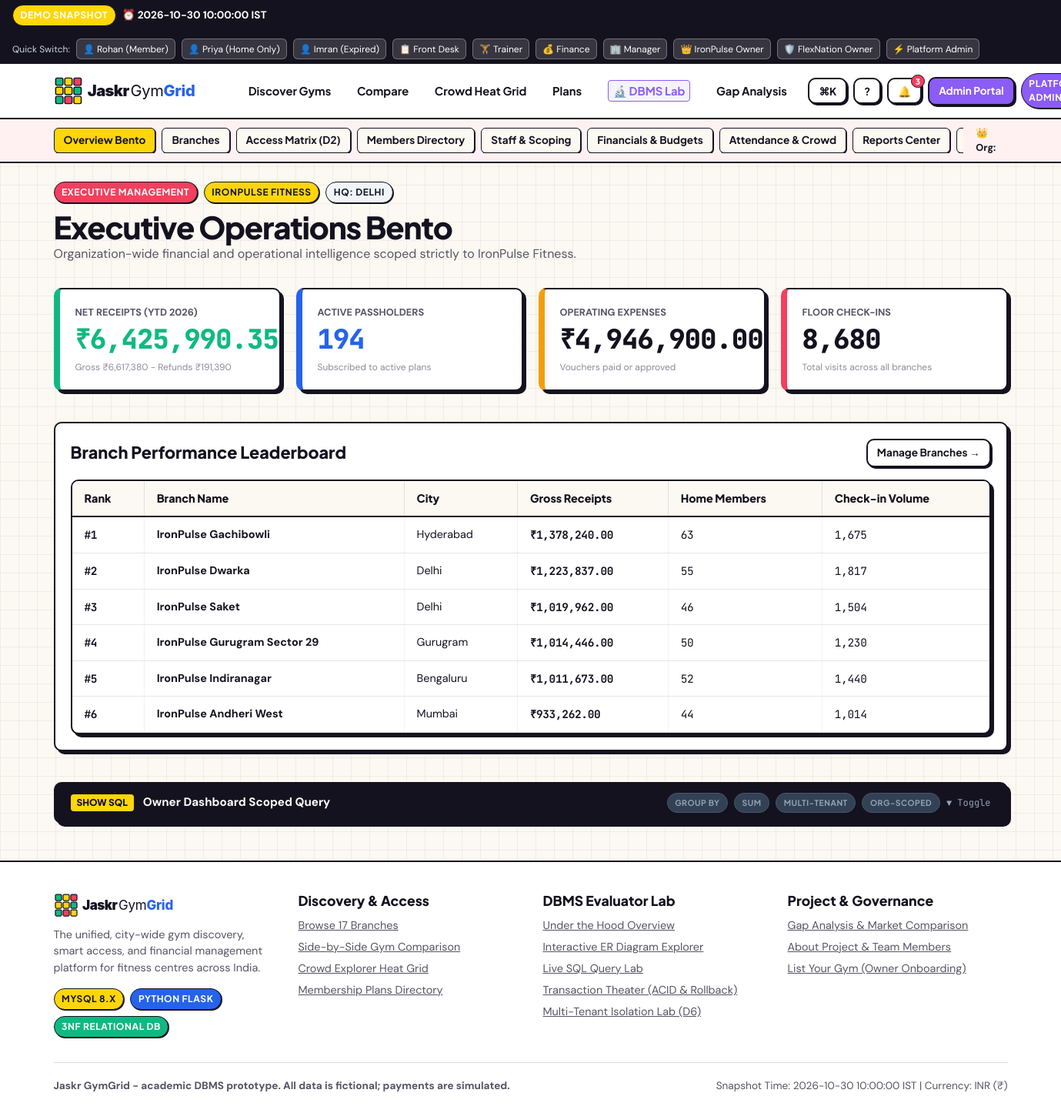
The page /owner/dashboard (signed in) on the database its author committed.
### tables this page shows
CREATE TABLE organizations (
        organization_id INTEGER PRIMARY KEY AUTOINCREMENT,
        name TEXT NOT NULL,
        contact_email TEXT NOT NULL,
        status TEXT NOT NULL DEFAULT 'active',
        brand_type TEXT NOT NULL DEFAULT 'independent',
        headquarters_city TEXT NOT NULL,
        created_at TEXT NOT NULL
    );

CREATE TABLE branches (
        branch_id INTEGER PRIMARY KEY AUTOINCREMENT,
        organization_id INTEGER NOT NULL,
        name TEXT NOT NULL,
        address TEXT NOT NULL,
        city TEXT NOT NULL,
        state TEXT NOT NULL,
        pincode TEXT NOT NULL,
        latitude REAL NOT NULL,
        longitude REAL NOT NULL,
        phone TEXT NOT NULL,
        description TEXT NOT NULL,
        capacity INTEGER NOT NULL,
        FOREIGN KEY (organization_id) REFERENCES organizations(organization_id)
    );

### app/owner.py (the view)
@owner_bp.route("/dashboard")
@login_required
@roles_required("owner", "admin")
def dashboard():
    org = get_owner_org()
    org_id = org["organization_id"]
    kpi = query_one(
        "SELECT "
        "  COALESCE(SUM(CASE WHEN p.payment_status = 'successful' THEN p.amount ELSE 0 END), 0.0) AS gross_receipts, "
        "  COALESCE(SUM(CASE WHEN r.status = 'completed' THEN r.refund_amount ELSE 0 END), 0.0) AS completed_refunds, "
        "  (COALESCE(SUM(CASE WHEN p.payment_status = 'successful' THEN p.amount ELSE 0 END), 0.0) - "
        "   COALESCE(SUM(CASE WHEN r.status = 'completed' THEN r.refund_amount ELSE 0 END), 0.0)) AS net_receipts "
        "FROM branches b "
        "LEFT JOIN payments p ON b.branch_id = p.branch_id "
        "LEFT JOIN refunds r ON p.payment_id = r.payment_id "
        "WHERE b.organization_id = %s;", (org_id,)
    )
    total_expenses = query_one(
        "SELECT COALESCE(SUM(amount), 0.0) AS total_exp "
        "FROM expenses e JOIN branches b ON e.branch_id = b.branch_id "
        "WHERE b.organization_id = %s AND e.status IN ('paid', 'approved');", (org_id,)
    )["total_exp"]
    active_members = query_one(
        "SELECT COUNT(DISTINCT ms.member_id) AS c "
        "FROM memberships ms "
        "JOIN membership_plans p ON ms.plan_id = p.plan_id "
        "WHERE p.organization_id = %s AND ms.status = 'active';", (org_id,)
    )["c"]
    total_checkins = query_one(
        "SELECT COUNT(*) AS c "
        "FROM attendance a "
        "JOIN branches b ON a.branch_id = b.branch_id "
        "WHERE b.organization_id = %s;", (org_id,)
    )["c"]
    leaderboard = query_all(
        "SELECT b.branch_id, b.name, b.city, "
        "  COALESCE(SUM(CASE WHEN p.payment_status = 'successful' THEN p.amount ELSE 0 END), 0.0) AS gross, "
        "  (SELECT COUNT(*) FROM members m WHERE m.home_branch_id = b.branch_id) AS home_members, "
        "  (SELECT COUNT(*) FROM attendance a WHERE a.branch_id = b.branch_id) AS checkins "
        "FROM branches b "
        "LEFT JOIN payments p ON b.branch_id = p.branch_id "
        "WHERE b.organization_id = %s "
        "GROUP BY b.branch_id, b.name, b.city "
        "ORDER BY gross DESC;", (org_id,)
    )
    return render_template("owner/dashboard.html",
                           org=org,
                           kpi=kpi,
                           total_expenses=total_expenses,
                           active_members=active_members,
                           total_checkins=total_checkins,
                           leaderboard=leaderboard,
                           portal_context="owner",
                           active_tab="dashboard")

### app/auth.py (called while the page is built)
def get_current_user():
    if "user_id" not in session:
        return None
    return {
        "user_id": session.get("user_id"),
        "email": session.get("email"),
        "role": session.get("role"),
        "full_name": session.get("full_name", "User"),
        "member_id": session.get("member_id"),
        "home_branch_id": session.get("home_branch_id"),
        "staff_id": session.get("staff_id"),
        "job_role": session.get("job_role"),
        "organization_id": session.get("organization_id"),
        "branch_id": session.get("branch_id"),
        "organization_name": session.get("organization_name")
    }

def login_required(f):
    @wraps(f)
    def decorated_function(*args, **kwargs):
        if "user_id" not in session:
            flash("Please sign in to access this page.", "warning")
            return redirect(url_for("auth.login", next=request.url))
        return f(*args, **kwargs)
    return decorated_function

def roles_required(*allowed_roles):
    def decorator(f):
        @wraps(f)
        def decorated_function(*args, **kwargs):
            if "user_id" not in session:
                return redirect(url_for("auth.login", next=request.url))
            curr_role = session.get("role")
            if curr_role not in allowed_roles:
                return render_template("errors/403.html",
                                       reason=f"Role '{curr_role}' is not authorized. Required: {', '.join(allowed_roles)}.",
                                       user=get_current_user()), 403
            return f(*args, **kwargs)
        return decorated_function
    return decorator

### app/config.py (called while the page is built)
    @classmethod
    def get_app_today(cls):
        if cls.DEMO_MODE:
            return dt.datetime.strptime(cls.APP_TODAY_STR, "%Y-%m-%d").date()
        return dt.date.today()

    @classmethod
    def get_app_now(cls):
        if cls.DEMO_MODE:
            return dt.datetime.strptime(cls.APP_NOW_STR, "%Y-%m-%d %H:%M:%S")
        return dt.datetime.now()

### app/database.py (called while the page is built)
def is_mysql():
    return _is_mysql_active

def query_all(sql, params=(), role="admin"):
    return execute_query(sql, params, role=role, fetch="all")

def query_one(sql, params=(), role="admin"):
    return execute_query(sql, params, role=role, fetch="one")

### app/owner.py (called while the page is built)
def get_owner_org():
    user = get_current_user()
    org_id = user.get("organization_id")
    if not org_id:
        org_id = 1
    org = query_one("SELECT * FROM organizations WHERE organization_id = %s;", (org_id,))
    return org

### templates/owner/dashboard.html (shortened to what this page needs)
{% extends "base.html" %}
{% import "components/show_sql_drawer.html" as sql_comp %}
{% block content %}
<div class="container">
  <div style="margin-bottom: 2rem;">
    <div style="display: flex; gap: 0.5rem; align-items: center; margin-bottom: 0.5rem;">
      <span class="badge badge-coral">Executive Management</span>
      <span class="badge badge-yellow">{{ org.name }}</span>
      <span class="badge" style="background: #F1F5F9;">HQ: {{ org.headquarters_city }}</span>
    </div>
    <h1>Executive Operations Bento</h1>
    <p style="color: var(--ink-muted);">Organization-wide financial and operational intelligence scoped strictly to {{ org.name }}.</p>
  </div>
  <div class="bento-grid" style="margin-bottom: 2.5rem;">
    <div class="card" style="border-left: 8px solid var(--mint-green);">
      <div style="font-size: 0.8rem; font-weight: 700; color: var(--ink-muted); text-transform: uppercase;">Net Receipts (YTD 2026)</div>
      <div class="mono-num" style="font-size: 2.2rem; font-weight: 900; color: var(--mint-green);">
        ₹{{ "{:,.2f}".format(kpi.net_receipts) }}
      </div>
      <div style="font-size: 0.75rem; color: var(--ink-subtle);">Gross ₹{{ "{:,.0f}".format(kpi.gross_receipts) }} - Refunds ₹{{ "{:,.0f}".format(kpi.completed_refunds) }}</div>
    </div>
    <div class="card" style="border-left: 8px solid var(--electric-blue);">
      <div style="font-size: 0.8rem; font-weight: 700; color: var(--ink-muted); text-transform: uppercase;">Active Passholders</div>
      <div class="mono-num" style="font-size: 2.2rem; font-weight: 900; color: var(--electric-blue);">
        {{ active_members }}
      </div>
      <div style="font-size: 0.75rem; color: var(--ink-subtle);">Subscribed to active plans</div>
    </div>
    <div class="card" style="border-left: 8px solid #F59E0B;">
      <div style="font-size: 0.8rem; font-weight: 700; color: var(--ink-muted); text-transform: uppercase;">Operating Expenses</div>
      <div class="mono-num" style="font-size: 2.2rem; font-weight: 900; color: var(--ink-primary);">
        ₹{{ "{:,.2f}".format(total_expenses) }}
      </div>
      <div style="font-size: 0.75rem; color: var(--ink-subtle);">Vouchers paid or approved</div>
    </div>
    <div class="card" style="border-left: 8px solid var(--hot-coral);">
      <div style="font-size: 0.8rem; font-weight: 700; color: var(--ink-muted); text-transform: uppercase;">Floor Check-ins</div>
      <div class="mono-num" style="font-size: 2.2rem; font-weight: 900; color: var(--ink-primary);">
        {{ "{:,}".format(total_checkins) }}
      </div>
      <div style="font-size: 0.75rem; color: var(--ink-subtle);">Total visits across all branches</div>
    </div>
  </div>
  <div class="card" style="margin-bottom: 2.5rem;">
    <div style="display: flex; justify-content: space-between; align-items: center; margin-bottom: 1rem;">
      <h3>Branch Performance Leaderboard</h3>
      <a href="{{ url_for('owner.branches') }}" class="btn btn-sm">Manage Branches →</a>
    </div>
    <div class="table-responsive">
      <table class="table-custom">
        <thead>
          <tr>
            <th>Rank</th>
            <th>Branch Name</th>
            <th>City</th>
            <th>Gross Receipts</th>
            <th>Home Members</th>
            <th>Check-in Volume</th>
          </tr>
        </thead>
        <tbody>
          {% for b in leaderboard %}
            <tr>
              <td class="mono-num"><strong>#{{ loop.index }}</strong></td>
              <td><strong>{{ b.name }}</strong></td>
              <td>{{ b.city }}</td>
              <td class="mono-num" style="font-weight: 700;">₹{{ "{:,.2f}".format(b.gross) }}</td>
              <td class="mono-num">{{ b.home_members }}</td>
              <td class="mono-num">{{ "{:,}".format(b.checkins) }}</td>
            </tr>
          {% endfor %}
        </tbody>
      </table>
    </div>
  </div>
  {{ sql_comp.sql_drawer(
      "Owner Dashboard Scoped Query",
      "SELECT b.branch_id, b.name, b.city, SUM(p.amount) AS gross\nFROM branches b\nLEFT JOIN payments p ON b.branch_id = p.branch_id\nWHERE b.organization_id = " ~ org.organization_id ~ "\nGROUP BY b.branch_id, b.name, b.city\nORDER BY gross DESC;",
      ["GROUP BY", "SUM", "MULTI-TENANT", "ORG-SCOPED"],
      "Strictly isolates data to organization_id derived from verified owner session."
  ) }}
</div>
{% endblock %}

### static/css/styles.css (style rules this page uses)
:root { --bg-canvas: #FBF9F2; --bg-card: #FFFFFF; --ink-primary: #14121F; --ink-muted: #565463; --ink-subtle: #8E8B9E; --brand-yellow: #FFD60A; --brand-yellow-hover: #FACC15; --electric-blue: #2563EB; --electric-blue-subtle: #EFF6FF; --hot-coral: #F43F5E; --hot-coral-subtle: #FFF1F2; --mint-green: #10B981; --mint-green-subtle: #ECFDF5; --violet-royal: #8B5CF6; --violet-subtle: #F5F3FF; --role-member: var(--mint-green); --role-staff: var(--electric-blue); --role-owner: var(--hot-coral); --role-admin: var(--violet-royal); --border-thick: 2.5px solid var(--ink-primary); --border-thin: 1.5px solid var(--ink-primary); --shadow-sm: 2px 2px 0px var(--ink-primary); --shadow-md: 4px 4px 0px var(--ink-primary); --shadow-lg: 6px 6px 0px var(--ink-primary); --radius-sm: 6px; --radius-md: 10px; --radius-lg: 16px; --radius-full: 9999px; --font-display: 'Plus Jakarta Sans', system-ui, sans-serif; --font-body: 'DM Sans', -apple-system, BlinkMacSystemFont, sans-serif; --font-mono: 'JetBrains Mono', monospace; }
*, *::before, *::after { box-sizing: border-box; margin: 0; padding: 0; }
body { font-family: var(--font-body); color: var(--ink-primary); background-color: var(--bg-canvas); background-image: linear-gradient(to right, rgba(20, 18, 31, 0.05) 1px, transparent 1px), linear-gradient(to bottom, rgba(20, 18, 31, 0.05) 1px, transparent 1px); background-size: 24px 24px; line-height: 1.5; min-height: 100vh; display: flex; flex-direction: column; }
h1, h2, h3, h4, h5, h6 { font-family: var(--font-display); font-weight: 800; line-height: 1.15; color: var(--ink-primary); }
h1 { font-size: 2.5rem; letter-spacing: -0.03em; }
h3 { font-size: 1.35rem; }
a { color: inherit; text-decoration: none; }
.mono-num { font-family: var(--font-mono); font-variant-numeric: tabular-nums; letter-spacing: -0.02em; }
.container { width: 100%; max-width: 1280px; margin: 0 auto; padding: 0 1.25rem; }
.btn { display: inline-flex; align-items: center; justify-content: center; gap: 0.5rem; font-family: var(--font-display); font-weight: 700; font-size: 0.95rem; padding: 0.65rem 1.25rem; border-radius: var(--radius-md); border: var(--border-thick); background: var(--bg-card); color: var(--ink-primary); box-shadow: var(--shadow-sm); cursor: pointer; transition: transform 0.1s ease, box-shadow 0.1s ease, background 0.15s ease; white-space: nowrap; }
.btn-sm { padding: 0.4rem 0.75rem; font-size: 0.85rem; border-width: 2px; }
.card { background: var(--bg-card); border: var(--border-thick); border-radius: var(--radius-md); box-shadow: var(--shadow-md); padding: 1.25rem; transition: transform 0.15s ease, box-shadow 0.15s ease; }
.bento-grid { display: grid; grid-template-columns: repeat(auto-fit, minmax(280px, 1fr)); gap: 1.25rem; }
.badge { display: inline-flex; align-items: center; gap: 0.35rem; font-family: var(--font-display); font-weight: 700; font-size: 0.75rem; text-transform: uppercase; letter-spacing: 0.05em; padding: 0.25rem 0.6rem; border-radius: var(--radius-full); border: var(--border-thin); background: var(--bg-card); box-shadow: 1px 1px 0px var(--ink-primary); }
.badge-yellow { background: var(--brand-yellow); }
.badge-coral { background: var(--hot-coral); color: #fff; }
.table-responsive { overflow-x: auto; border: var(--border-thick); border-radius: var(--radius-md); box-shadow: var(--shadow-md); background: #FFFFFF; }
.table-custom { width: 100%; border-collapse: collapse; text-align: left; font-size: 0.9rem; }
.table-custom th { background: var(--bg-canvas); font-family: var(--font-display); font-weight: 800; padding: 0.75rem 1rem; border-bottom: var(--border-thick); border-right: 1.5px solid rgba(20, 18, 31, 0.1); white-space: nowrap; }
.table-custom td { padding: 0.75rem 1rem; border-bottom: 1.5px solid rgba(20, 18, 31, 0.1); border-right: 1.5px solid rgba(20, 18, 31, 0.05); }

### rows shown on the page
organizations: name "IRONPULSE FITNESS", headquarters_city "DELHI", name "IronPulse Fitness"
branches: name "IronPulse Gachibowli", city "Hyderabad", gross "1,378,240.00", home_members "63", checkins "1,675"
branches: name "IronPulse Dwarka", city "Delhi", gross "1,223,837.00", home_members "55", checkins "1,817"
branches: name "IronPulse Saket", city "Delhi", gross "1,019,962.00", home_members "46", checkins "1,504"
branches: name "IronPulse Gurugram Sector 29", city "Gurugram", gross "1,014,446.00", home_members "50", checkins "1,230"
branches: name "IronPulse Indiranagar", city "Bengaluru", gross "1,011,673.00", home_members "52", checkins "1,440"
branches: name "IronPulse Andheri West", city "Mumbai", gross "933,262.00", home_members "44", checkins "1,014"

### other values the page prints
{{ "{:,.2f}".format(kpi.net_receipts) }} "6,425,990.35"
{{ "{:,.0f}".format(kpi.gross_receipts) }} "6,617,380"
{{ "{:,.0f}".format(kpi.completed_refunds) }} "191,390"
{{ active_members }} "194"
{{ "{:,.2f}".format(total_expenses) }} "4,946,900.00"
{{ "{:,}".format(total_checkins) }} "8,680"
{{ title }} "Owner Dashboard Scoped Query"
{{ c }} "GROUP BY" "SUM" "MULTI-TENANT" "ORG-SCOPED"
